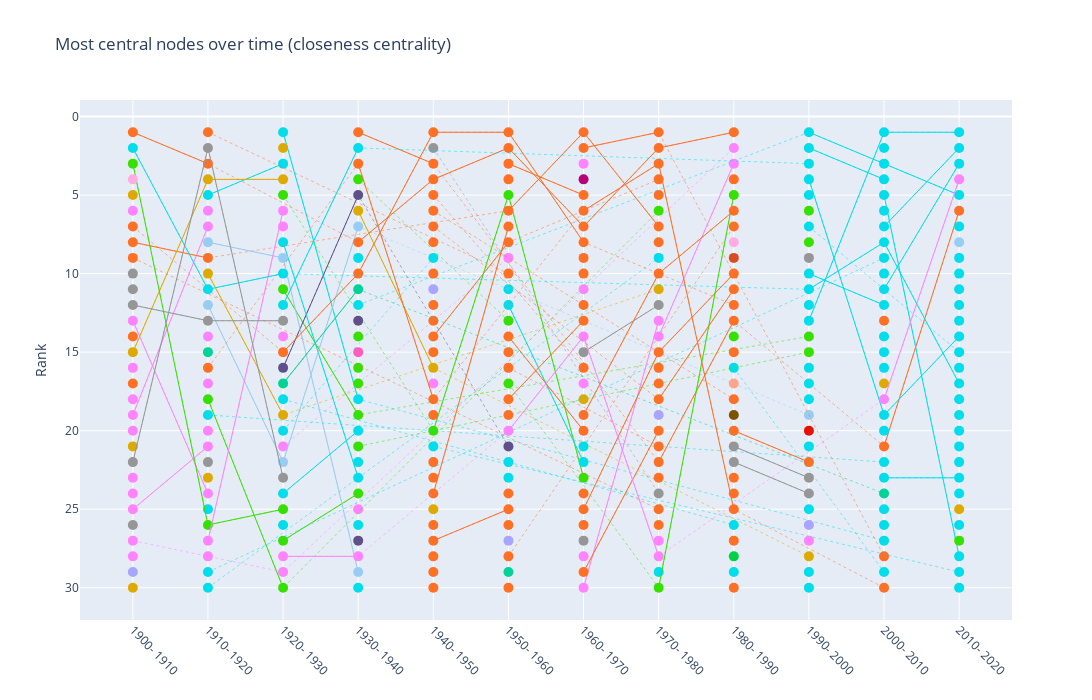

Notebook source saved alongside this figure:
### Code cell
closeness_rankings = [get_top_centrality(g, 30, nx.closeness_centrality, only_authors=True, allowed_langs=color_dict.keys()) for g in graphs]
plot_interactive_slope_graph(closeness_rankings, timeranges_str, "Most central nodes over time (closeness centrality)", savepath="plots/closeness.html")
